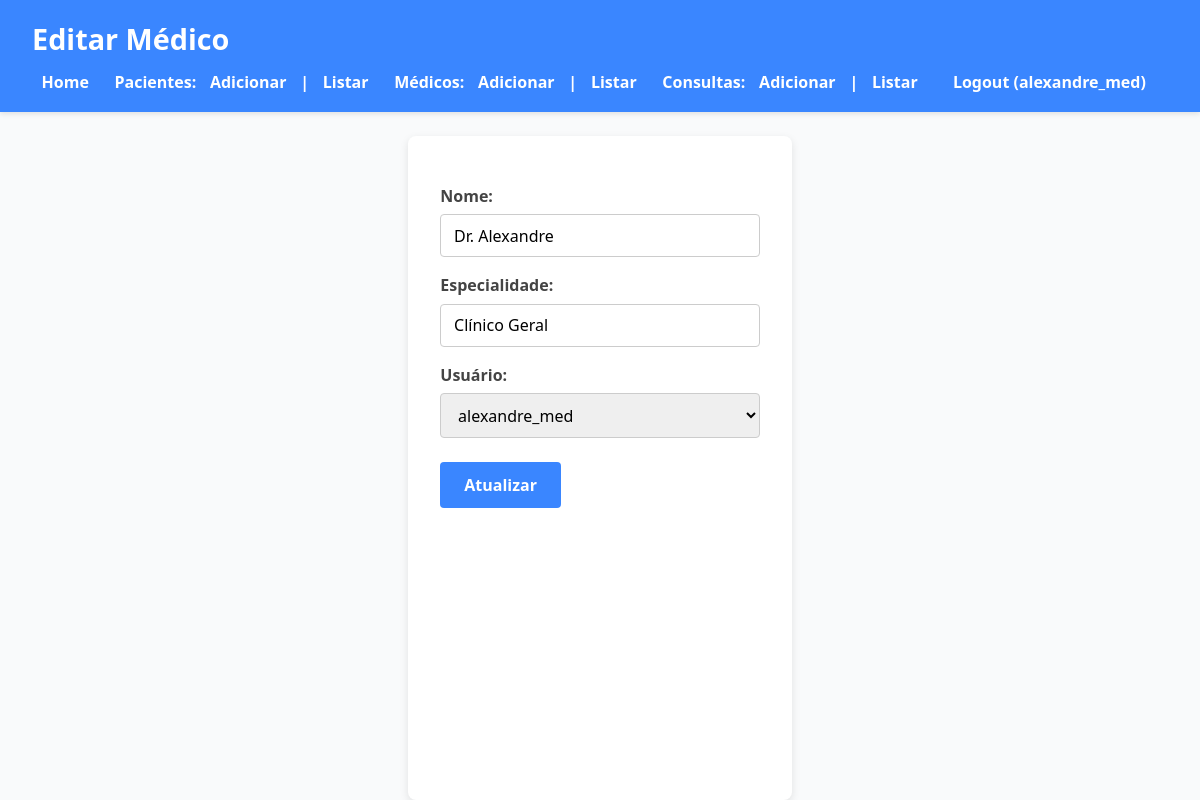
The app's page /php/update-medico.php?id=1 (signed in) with its own data.
### tables this page shows
CREATE TABLE medicos (
    id INT AUTO_INCREMENT PRIMARY KEY,
    nome VARCHAR(100) NOT NULL,
    especialidade VARCHAR(100) NOT NULL,
    usuario_id INT,
    FOREIGN KEY (usuario_id) REFERENCES usuarios(id) ON DELETE SET NULL
);

CREATE TABLE usuarios (
    id INT AUTO_INCREMENT PRIMARY KEY,
    username VARCHAR(50) NOT NULL UNIQUE,
    password VARCHAR(255) NOT NULL
);

### php/update-medico.php (the view, shortened to what this page needs)
<?php
require_once 'db.php';
$id = $_GET['id'];
$stmt = $pdo->prepare("SELECT * FROM medicos WHERE id = ?");
$stmt->execute([$id]);
$medico = $stmt->fetch(PDO::FETCH_ASSOC);
$stmt = $pdo->query("SELECT id, username FROM usuarios");
$usuarios = $stmt->fetchAll(PDO::FETCH_ASSOC);
?>
<!DOCTYPE html>
<html lang="pt-BR">
<head>
    <link rel="stylesheet" href="../css/style.css">
</head>
<body>
    <header>
        <h1>Editar Médico</h1>
        <nav>
            <ul>
                <li><a href="index.php">Home</a></li>
                <?php if (isset($_SESSION['user_id'])): ?>
                    <li>Pacientes:
                        <a href="/php/create-paciente.php">Adicionar</a> |
                        <a href="/php/index-paciente.php">Listar</a>
                    </li>
                    <li>Médicos:
                        <a href="/php/create-medico.php">Adicionar</a> |
                        <a href="/php/index-medico.php">Listar</a>
                    </li>
                    <li>Consultas:
                        <a href="/php/create-consulta.php">Adicionar</a> |
                        <a href="/php/index-consulta.php">Listar</a>
                    </li>
                    <li><a href="/php/logout.php">Logout (<?= $_SESSION['username'] ?>)</a></li>
                <?php else: ?>
                    <li><a href="/php/user-login.php">Login</a></li>
                    <li><a href="/php/user-register.php">Registrar</a></li>
                <?php endif; ?>
            </ul>
        </nav>
    </header>
    <main>
        <form method="POST">
            <label for="nome">Nome:</label>
            <input type="text" id="nome" name="nome" value="<?= $medico['nome'] ?>" required>
            <label for="especialidade">Especialidade:</label>
            <input type="text" id="especialidade" name="especialidade" value="<?= $medico['especialidade'] ?>" required>
            <label for="usuario_id">Usuário:</label>
            <select id="usuario_id" name="usuario_id" required>
                <?php foreach ($usuarios as $usuario): ?>
                    <option value="<?= $usuario['id'] ?>" <?= $usuario['id'] == $medico['usuario_id'] ? 'selected' : '' ?>>
                        <?= $usuario['username'] ?>
                    </option>
                <?php endforeach; ?>
            </select>
            <button type="submit">Atualizar</button>
        </form>
    </main>
</body>
</html>

### css/style.css (style rules this page uses)
* { margin: 0; padding: 0; box-sizing: border-box; font-family: 'Segoe UI', Tahoma, Geneva, Verdana, sans-serif; }
body { background-color: #f9fafb; color: #333; line-height: 1.6; min-height: 100vh; display: flex; flex-direction: column; }
header { background-color: #3a86ff; color: white; padding: 1rem 2rem; box-shadow: 0 2px 5px rgba(0,0,0,0.1); }
header h1 { font-size: 1.8rem; }
nav ul { list-style: none; display: flex; gap: 1rem; margin-top: 0.5rem; flex-wrap: wrap; }
nav ul li { font-weight: 600; }
nav ul li a { color: white; text-decoration: none; padding: 0.3rem 0.6rem; border-radius: 4px; transition: background-color 0.3s ease; }
main { flex-grow: 1; padding: 2rem; max-width: 900px; margin: 0 auto; background-color: white; border-radius: 8px; box-shadow: 0 3px 8px rgba(0,0,0,0.1); margin-top: 1.5rem; }
form label { display: block; margin-top: 1rem; font-weight: 600; color: #444; }
form input[type="text"], form input[type="email"], form input[type="date"], form input[type="password"], form input[type="datetime-local"], form select, form textarea { width: 100%; padding: 0.6rem 0.8rem; margin-top: 0.3rem; border: 1px solid #ccc; border-radius: 4px; font-size: 1rem; transition: border-color 0.3s ease; }
button { margin-top: 1.5rem; background-color: #3a86ff; color: white; border: none; padding: 0.75rem 1.5rem; font-size: 1rem; border-radius: 4px; cursor: pointer; font-weight: 700; transition: background-color 0.3s ease; }

### records on screen
medicos: nome "Dr. Alexandre", especialidade "Clínico Geral", usuario_id "alexandre_med"

### other values on screen
$_SESSION['username'] "alexandre_med"
